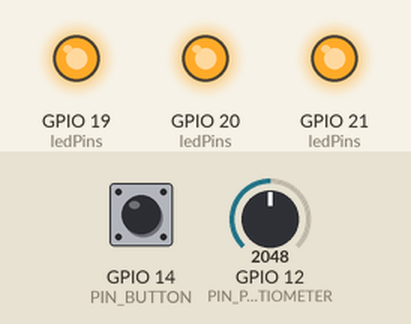
Bench run of a sketch on a simulated ESP32. Parts: output pins drawn as LEDs (lit = HIGH). The inputs (shaded band) are chosen by the test bench; at power-on: GPIO 14 (PIN_BUTTON) HIGH, GPIO 12 (PIN_POTENTIOMETER) = 2048.

Above: at 1.2 s.
1.3 s: GPIO 14 (PIN_BUTTON) pulled LOW for 0.15 s
At 1.7 s:
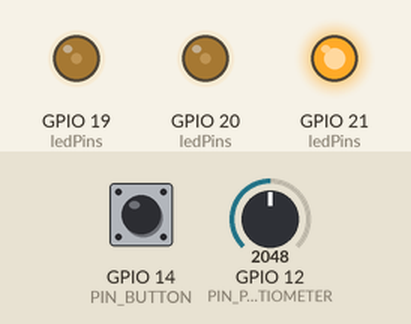
2.9 s: GPIO 12 (PIN_POTENTIOMETER) set to 2866
At 3.2 s:
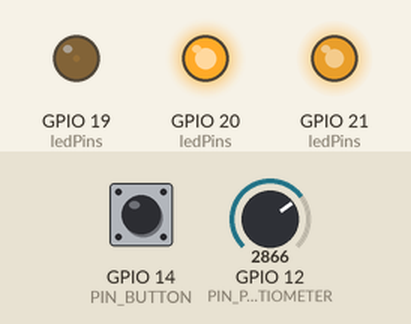
4.4 s: GPIO 12 (PIN_POTENTIOMETER) set to 3603
At 5.6 s:
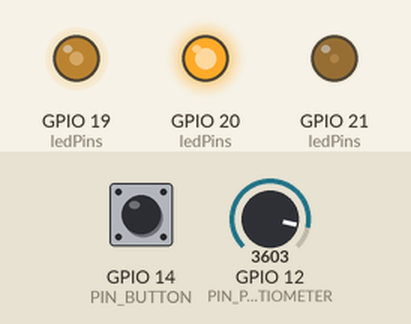
5.9 s: GPIO 14 (PIN_BUTTON) pulled LOW for 1 s
At 6.4 s:
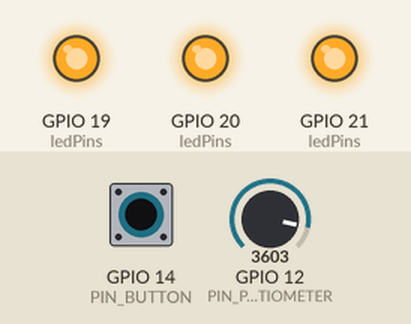
8.4 s: GPIO 14 (PIN_BUTTON) pulled LOW for 3.2 s
At 9.4 s:
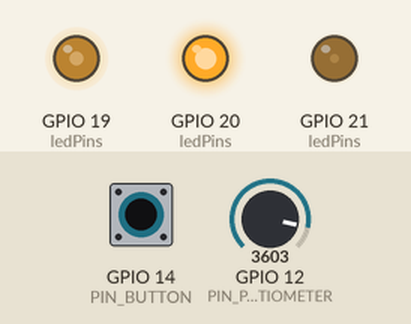
13.1 s: GPIO 12 (PIN_POTENTIOMETER) set to 4095
At 13.4 s:
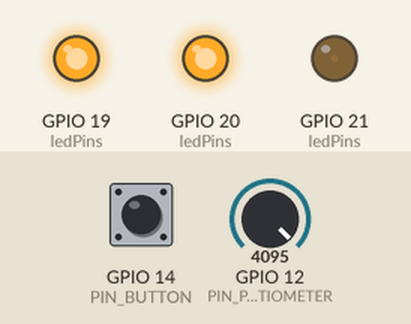
Timing chart, 0 to 15.6 s (numbered marks = the images above; inputs shaded):
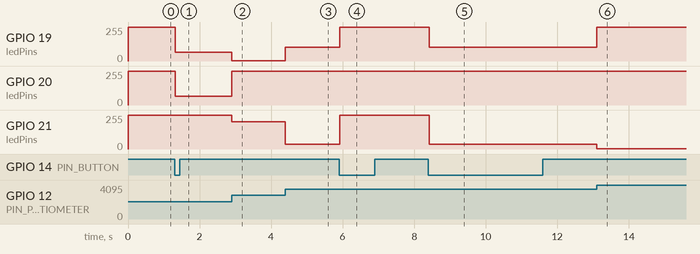

The sketch:

5.3_RGB_LED_With_Controls.ino
```cpp
#define PIN_BUTTON 14
#define PIN_POTENTIOMETER 12
#define DEBOUNCE_MS 20

const byte ledPins[] = {21, 20, 19}; // define r, g, b
const byte chns[] = {0, 1, 2}; // define the pwn channels

bool enable = false;
bool lastButtonState = HIGH;
bool buttonState = HIGH;
uint32_t lastDebounceTime = 0;


void setup() {
  // put your setup code here, to run once:
  Serial.begin(115200);
  pinMode(PIN_BUTTON, INPUT);

  for (int i = 0; i < 3; i++) {
    ledcAttachChannel(ledPins[i], 1000, 8, chns[i]);
  }
}

void loop() {
  // put your main code here, to run repeatedly:
  const uint resolution = 4096;
  int adcVal = analogRead(PIN_POTENTIOMETER);

  if (enable) {
    setColour(adcVal, resolution);
  } else {
    for (int i = 0; i < 3; i++) {
      ledcWrite(ledPins[i], 255); // turn off the pin by setting the voltage to the max, thereby having no current as there is no potential difference
    }
  }

  bool reading = digitalRead(PIN_BUTTON);
  if (reading != lastButtonState) {
    lastDebounceTime = millis();
  }

  if ((millis() - lastDebounceTime) > DEBOUNCE_MS) {
    if (reading == LOW && buttonState == HIGH) {
      buttonState = LOW;
      enable = !enable;
    } else if (reading == HIGH) {
      buttonState = HIGH;
    }
  }

  lastButtonState = reading;
}

void setColour(uint x, const uint resolution) {
  x = x % resolution;
  float res = (float) resolution;

  float multiplier = -255.0f / (res * res / 9.0f); // this multiplier transforms the quadratics to be between 0 and 255

  float translated_x = (x - res / 3);
  if (translated_x < 0) translated_x += res;

  float r = multiplier * (translated_x - res / 3) * (translated_x - res);
  float g = multiplier * x * (x - 2 * res / 3);
  float b = multiplier * (x - res / 3) * (x - res);

  uint red = (int) constrain(r, 0, 255);
  uint green = (int) constrain(g, 0, 255);
  uint blue = (int) constrain(b, 0, 255);

  // Serial.print("\r\nx: ");
  // Serial.print(x);
  // Serial.print("\r\nRed: ");
  // Serial.print(red);
  // Serial.print("\r\nGreen: ");
  // Serial.print(green);
  // Serial.print("\r\nBlue: ");
  // Serial.print(blue);

  // actually write to the pins
  ledcWrite(ledPins[0], 255 - red);
  ledcWrite(ledPins[1], 255 - green);
  ledcWrite(ledPins[2], 255 - blue);
}
```

Measured:
- after the input at 1.3 s, GPIO 19 (ledPins), GPIO 20 (ledPins): 255/255 → 64/255 at once
- after the input at 2.9 s, GPIO 19 (ledPins): 64/255 → 3/255 at once; GPIO 20 (ledPins): 64/255 → 255/255 at once; GPIO 21 (ledPins): 255/255 → 206/255 at once
- after the input at 4.4 s, GPIO 19 (ledPins): 3/255 → 105/255 at once; GPIO 21 (ledPins): 206/255 → 34/255 at once
- after the input at 5.9 s, GPIO 19 (ledPins): 105/255 → 255/255 at once; GPIO 21 (ledPins): 34/255 → 255/255 at once
- after the input at 8.4 s, GPIO 19 (ledPins): 255/255 → 105/255 at once; GPIO 21 (ledPins): 255/255 → 34/255 at once
- after the input at 13.1 s, GPIO 19 (ledPins): 105/255 → 255/255 at once; GPIO 21 (ledPins): 34/255 → 1/255 at once
